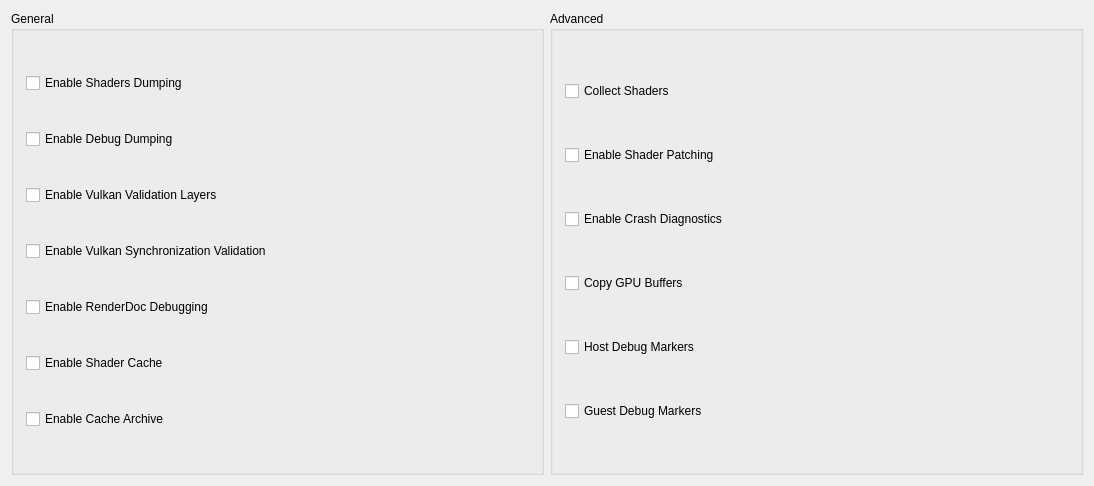
						<widget class="QWidget" name="debugTabContents">
							<property name="geometry">
								<rect>
									<x>0</x>
									<y>0</y>
									<width>1094</width>
									<height>486</height>
								</rect>
							</property>
							<layout class="QHBoxLayout" name="debugTabHLayout" stretch="1,1">
								<item>
									<widget class="QGroupBox" name="debugTabGroupBox">
										<property name="enabled">
											<bool>true</bool>
										</property>
										<property name="title">
											<string>General</string>
										</property>
										<property name="alignment">
											<set>Qt::AlignmentFlag::AlignLeading|Qt::AlignmentFlag::AlignLeft|Qt::AlignmentFlag::AlignTop</set>
										</property>
										<layout class="QVBoxLayout" name="debugTabLayout">
											<property name="spacing">
												<number>6</number>
											</property>
											<property name="leftMargin">
												<number>12</number>
											</property>
											<property name="topMargin">
												<number>12</number>
											</property>
											<property name="rightMargin">
												<number>12</number>
											</property>
											<property name="bottomMargin">
												<number>12</number>
											</property>
											<item>
												<widget class="QCheckBox" name="dumpShadersCheckBox">
													<property name="text">
														<string>Enable Shaders Dumping</string>
													</property>
												</widget>
											</item>
											<item>
												<widget class="QCheckBox" name="debugDump">
													<property name="text">
														<string>Enable Debug Dumping</string>
													</property>
												</widget>
											</item>
											<item>
												<widget class="QCheckBox" name="vkValidationCheckBox">
													<property name="text">
														<string>Enable Vulkan Validation Layers</string>
													</property>
												</widget>
											</item>
											<item>
												<widget class="QCheckBox" name="vkSyncValidationCheckBox">
													<property name="text">
														<string>Enable Vulkan Synchronization Validation</string>
													</property>
												</widget>
											</item>
											<item>
												<widget class="QCheckBox" name="rdocCheckBox">
													<property name="text">
														<string>Enable RenderDoc Debugging</string>
													</property>
												</widget>
											</item>
											<item>
												<widget class="QCheckBox" name="cacheCheckBox">
													<property name="text">
														<string>Enable Shader Cache</string>
													</property>
												</widget>
											</item>
											<item>
												<widget class="QCheckBox" name="cacheArchiveCheckBox">
													<property name="text">
														<string>Enable Cache Archive</string>
													</property>
												</widget>
											</item>
										</layout>
									</widget>
								</item>
								<item>

									<widget class="QGroupBox" name="advancedGroupBox">
										<property name="sizePolicy">
											<sizepolicy hsizetype="Preferred" vsizetype="Preferred">
												<horstretch>0</horstretch>
												<verstretch>0</verstretch>
											</sizepolicy>
										</property>
										<property name="title">
											<string>Advanced</string>
										</property>
										<property name="alignment">
											<set>Qt::AlignmentFlag::AlignLeading|Qt::AlignmentFlag::AlignLeft|Qt::AlignmentFlag::AlignTop</set>
										</property>
										<layout class="QVBoxLayout" name="advancedLayout">
											<property name="spacing">
												<number>6</number>
											</property>
											<property name="leftMargin">
												<number>12</number>
											</property>
											<property name="topMargin">
												<number>12</number>
											</property>
											<property name="rightMargin">
												<number>12</number>
											</property>
											<property name="bottomMargin">
												<number>12</number>
											</property>
											<item>
												<widget class="QCheckBox" name="collectShaderCheckBox">
													<property name="text">
														<string>Collect Shaders</string>
													</property>
												</widget>
											</item>
											<item>
												<widget class="QCheckBox" name="patchShadersCheckBox">
													<property name="text">
														<string>Enable Shader Patching</string>
													</property>
												</widget>
											</item>
											<item>
												<widget class="QCheckBox" name="crashDiagnosticsCheckBox">
													<property name="text">
														<string>Enable Crash Diagnostics</string>
													</property>
												</widget>
											</item>
											<item>
												<widget class="QCheckBox" name="copyGPUBuffersCheckBox">
													<property name="text">
														<string>Copy GPU Buffers</string>
													</property>
												</widget>
											</item>
											<item>
												<widget class="QCheckBox" name="hostMarkersCheckBox">
													<property name="text">
														<string>Host Debug Markers</string>
													</property>
												</widget>
											</item>
											<item>
												<widget class="QCheckBox" name="guestMarkersCheckBox">
													<property name="text">
														<string>Guest Debug Markers</string>
													</property>
												</widget>
											</item>
										</layout>
									</widget>

								</item>
							</layout>
						</widget>
